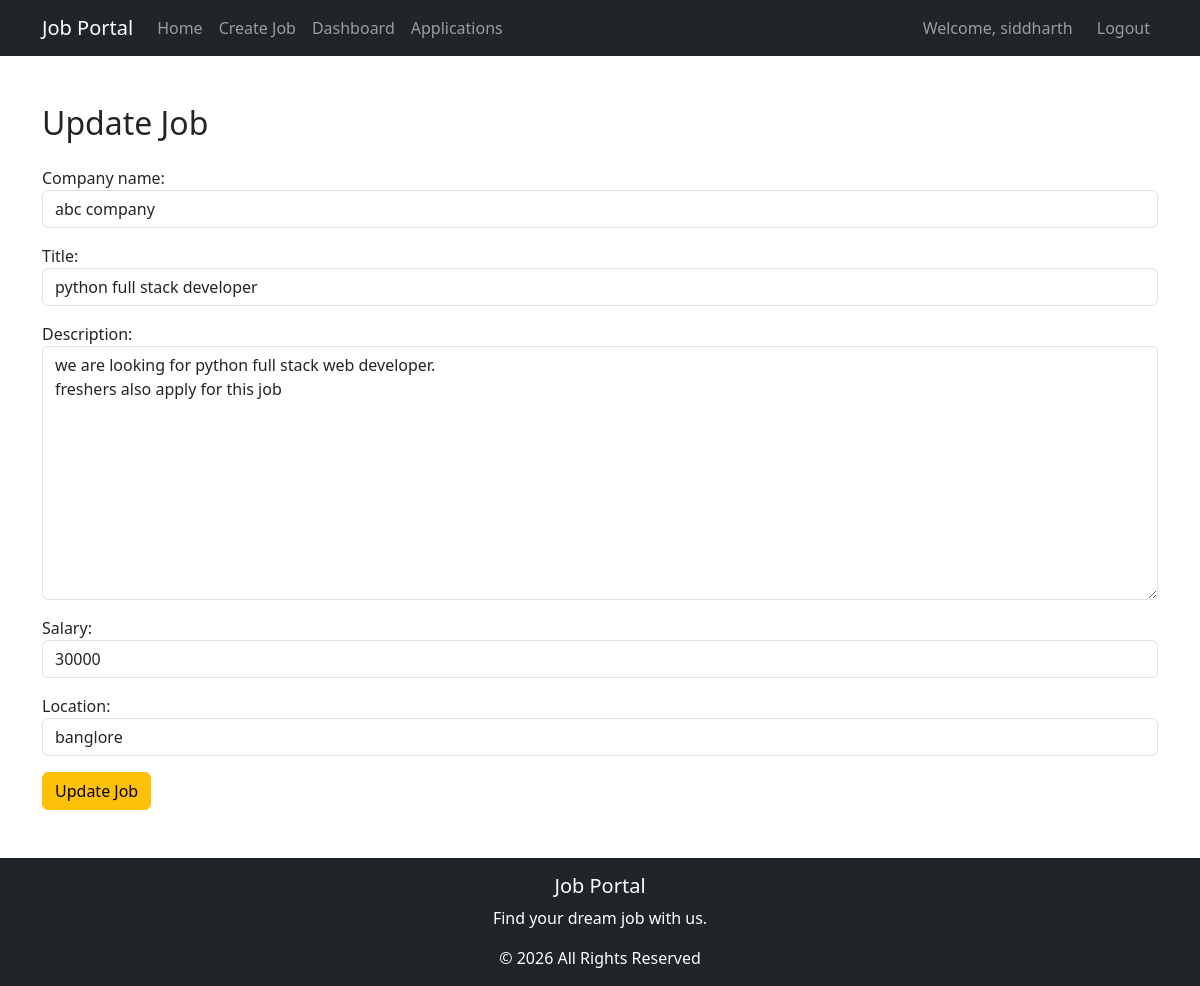
The app's page /update/2/ (signed in) with its own data.
### jobs/models.py (models this page shows, shortened)
class Job(models.Model):
            company_name = models.CharField(max_length=100)
            title = models.CharField(max_length=100)
            description = models.TextField()
            salary = models.IntegerField()
            location = models.CharField(max_length=100)
            created_by = models.ForeignKey(User, on_delete=models.CASCADE)
            created_at = models.DateTimeField(auto_now_add=True)

### jobs/views.py (the view)
# urls.py: path('update/<int:id>/', update_job, name='update_job'),
@login_required
def update_job(request, id):
    job = Job.objects.get(id=id)
    form = JobForm(request.POST or None, instance=job)
    if form.is_valid():
        form.save()
        messages.success(request, "Job updated successfully")
        return redirect('dashboard')
    return render(request, 'update_job.html', {'form': form})

### jobs/forms.py
class JobForm(forms.ModelForm):
    class Meta:
        model = Job
        fields = ['company_name', 'title', 'description', 'salary', 'location']
        widgets = {
            'company_name': forms.TextInput(attrs={'class': 'form-control'}),
            'title': forms.TextInput(attrs={'class': 'form-control'}),
            'description': forms.Textarea(attrs={'class': 'form-control'}),
            'salary': forms.NumberInput(attrs={'class': 'form-control'}),
            'location': forms.TextInput(attrs={'class': 'form-control'}),
        }

### jobportal/templates/update_job.html (shortened to what this page needs)
<!DOCTYPE html>
<html>
<head>
    <link href="https://cdn.jsdelivr.net/npm/bootstrap@5.3.3/dist/css/bootstrap.min.css" rel="stylesheet">
</head>
<body>
    {% include 'navbar.html' %}
<div class="container mt-5">
    <h2 class="mb-4">Update Job</h2>
    <form method="POST">
        {{ form.as_p }}
        <button type="submit" class="btn btn-warning">
            Update Job
        </button>
    </form>
</div>
{% include 'footer.html' %}
</body>
</html>

### jobportal/templates/navbar.html (shortened to what this page needs)
<nav class="navbar navbar-expand-lg navbar-dark bg-dark">
    <div class="container">
        <a class="navbar-brand" href="/">Job Portal</a>
        <div class="navbar-nav">
            <a class="nav-link" href="/">Home</a>
            <a class="nav-link" href="/create/">Create Job</a>
            <a class="nav-link" href="/dashboard/">Dashboard</a>
            <a class="nav-link" href="/candidate/">Applications</a>
        </div>
        <div class="navbar-nav ms-auto">
            {% if user.is_authenticated %}
                <span class="navbar-text me-3">
                    Welcome, {{ user.username }}
                </span>
                <a class="nav-link" href="{% url 'logout' %}">
                    Logout
                </a>
            {% endif %}
        </div>
    </div>
</nav>

### records on screen
Job: company_name "abc company", title "python full stack developer", description "we are looking for python full stack web developer. freshers also apply for this job", salary "30000", location "banglore"

### other values on screen
{{ user.username }} "siddharth"
